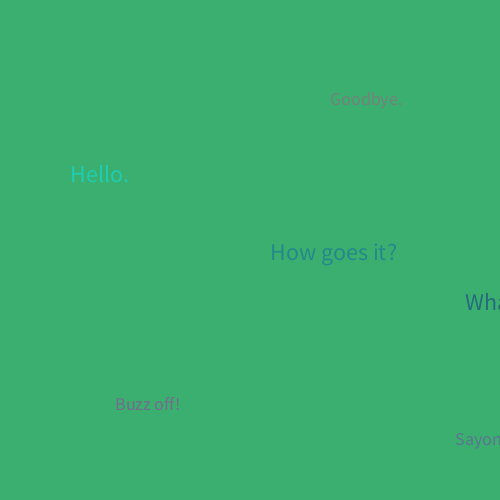
Frame 1 (no input)
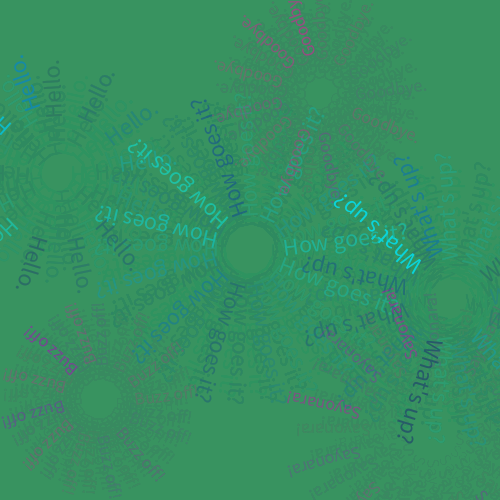
Frame 60 (the mouse pressed at the canvas centre just before this capture)
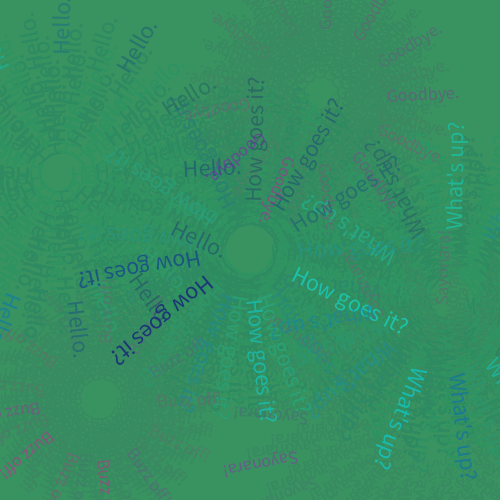
Frame 120 (the mouse held since frame 60 and released just before this capture)

The Processing sketch that drew these frames (run headless with seeded random() and noise(); from frame 60 on, the mouse is pressed at the canvas centre):

// Processing sketch: processing_135855
// ── processing_135855.pde

//Jenny McCarthy HW: animation using transformations 2/22/14

void setup(){
  size(500,500);
  background(60,179,113); //medium sea green
  noStroke();
  smooth();
  frameRate(20);
}

float r=0;

void swirl(String c, float x,float y){  //function that spins text
  color from = color(0,255,255); //aqua
  color to = color(25,25,112); //midnight blue
  fill(lerpColor(from,to,random(0.0,1.0)),random(100,250)); //picks random colors between aqua and midnight blue
  rotate(r);
  textSize(24);
  text(c,x,y);
}

void swirl2(String c2, float x2,float y2){ //function that spins text
  color from = color(148,0,211); //dark violet
  color to = color(255,20,147); //deep pink
  fill(lerpColor(from,to,random(0.0,1.0)),random(50,150)); //picks random colors between dark violet and deep pink
  rotate(r);
  textSize(18);
  text(c2,x2,y2);
}

void draw(){
  fill(46,139,87,25);
  rect(0,0,width,height); //Fade effect
  
  translate (250,250);
  swirl("How goes it?",20+r*0.5,10.0);

  resetMatrix();
  translate (320,95);
  swirl2("Goodbye.",10+r,10.0);
  
  resetMatrix();
  translate (450,300);
  swirl("What's up?",15+r,10.0);
  
  resetMatrix();
  translate (100,400);
  swirl2("Buzz off!",15+r*0.75,10.0);
  
  resetMatrix();
  translate (60,175);
  swirl("Hello.",10+r*2,random(5,10));
  
  resetMatrix();
  translate (435,435);
  swirl2("Sayonara!",20+r*2,10.0);
  
 if (r<100){
   r=r+0.5;
  } else {
    r=0;
  }
}
